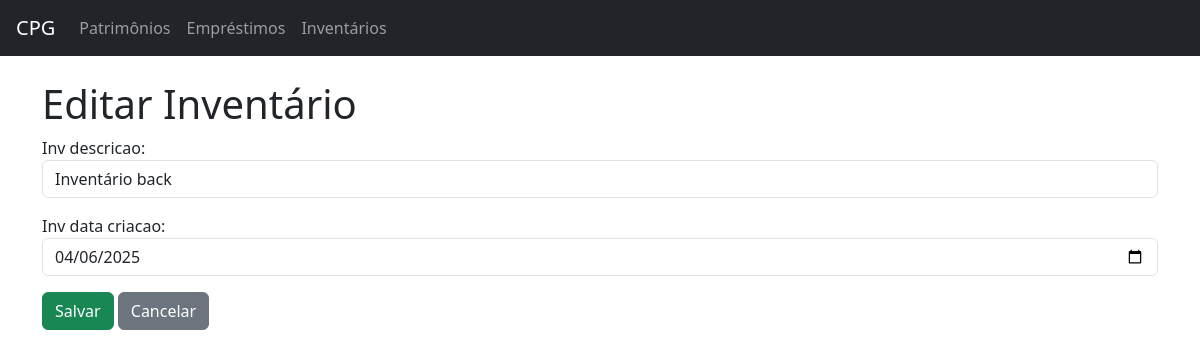
/sistema/inventarios/2/editar/, run on an earlier commit of the app's database.
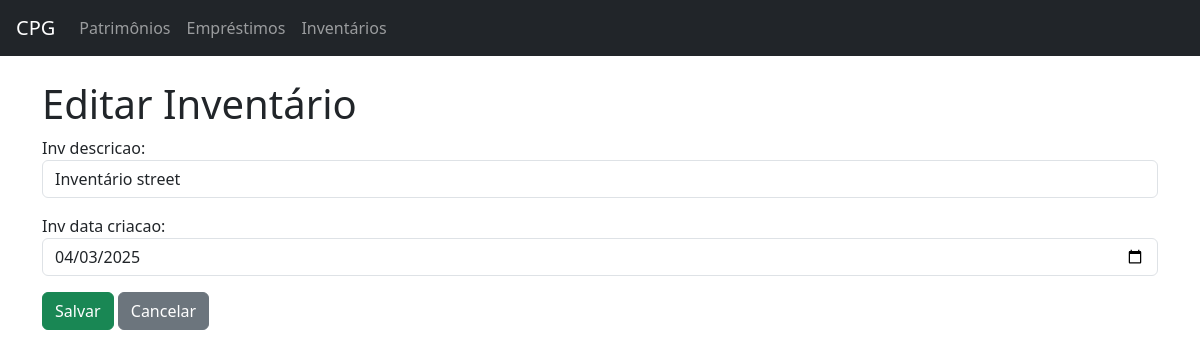
And on a later commit of the database.
### patrimonio/models.py (models this page shows, shortened)
class Inventario(models.Model):
    inv_descricao = models.CharField(max_length=255)
    inv_data_criacao = models.DateField()

### patrimonio/views.py (the view)
# urls.py: path('inventarios/<int:id>/editar/', views.editar_inventario, name='editar_inventario'),
def editar_inventario(request, id):
    inventario = get_object_or_404(Inventario, id=id)
    if request.method == 'POST':
        form = InventarioForm(request.POST, instance=inventario)
        if form.is_valid():
            form.save()
            return redirect('listar_inventarios')
    else:
        form = InventarioForm(instance=inventario)
    return render(request, 'inventarios/editar_inventario.html', {'form': form, 'inventario': inventario})

### patrimonio/forms.py
class InventarioForm(forms.ModelForm):
    class Meta:
        model = Inventario
        fields = '__all__'
        widgets = {
            'inv_descricao': forms.TextInput(attrs={'class': 'form-control'}),
            'inv_data_criacao': forms.DateInput(attrs={'class': 'form-control', 'type': 'date'}),
        }

### patrimonio/templates/inventarios/editar_inventario.html (shortened to what this page needs)
{% extends 'inventarios/base.html' %}
{% block content %}
<h1>Editar Inventário</h1>
<form method="post">
    {{ form.as_p }}
    <button type="submit" class="btn btn-success">Salvar</button>
    <a href="{% url 'listar_inventarios' %}" class="btn btn-secondary">Cancelar</a>
</form>
{% endblock %}

What changed in the data, as far as the page shows it:
changed Inventario: inv_descricao "Inventário back" → "Inventário street"; inv_data_criacao "04/06/2025" → "04/03/2025"
